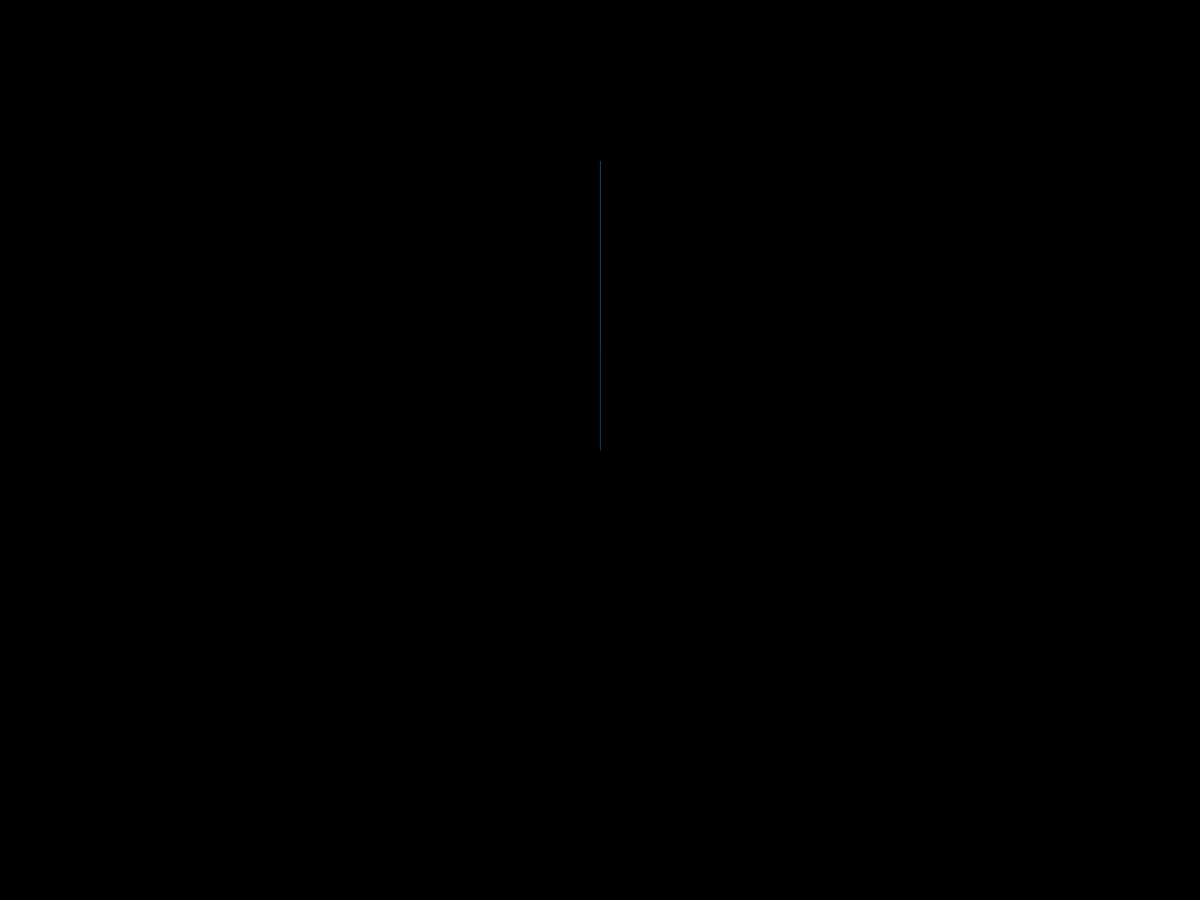
Frame 1 (no input)
Frame 60 (the mouse pressed at the canvas centre just before this capture): identical to frame 1, image omitted
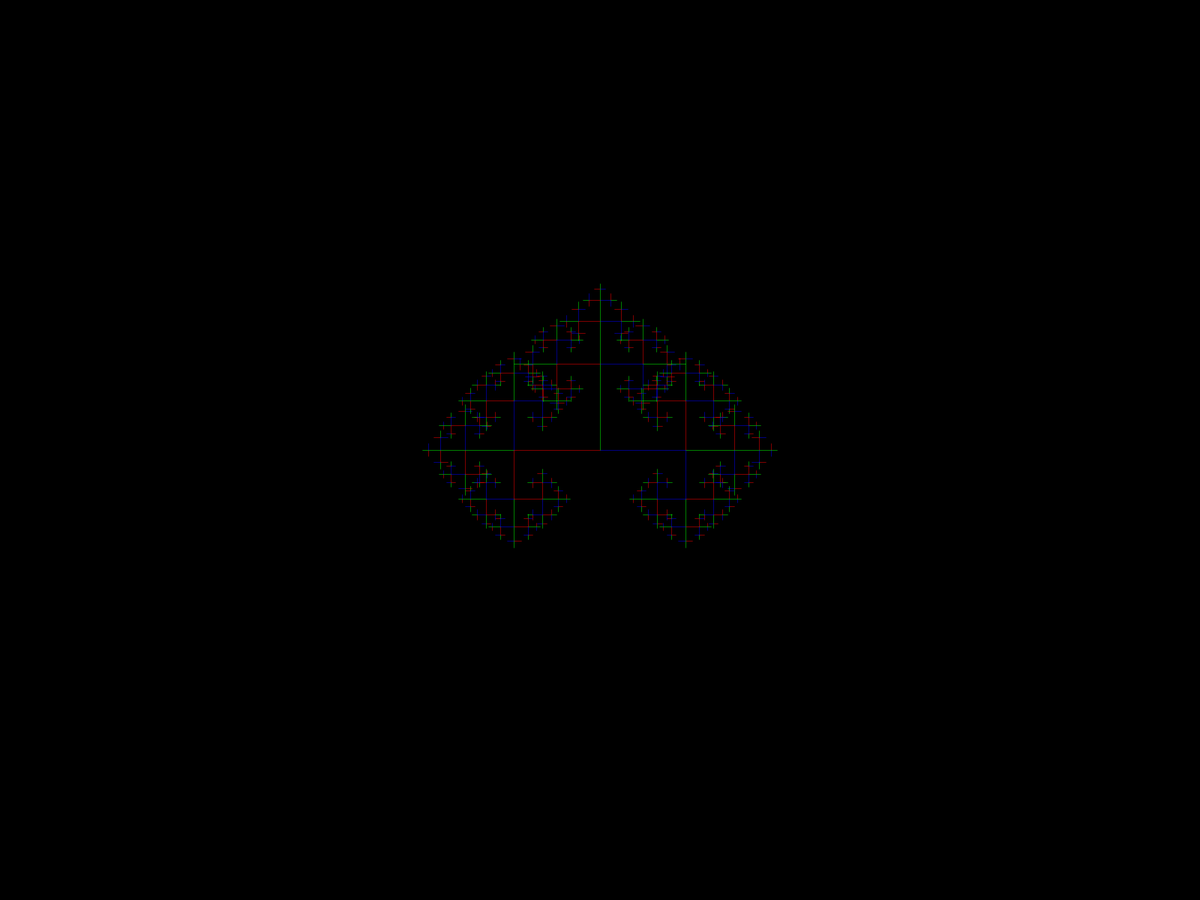
Frame 120 (the mouse held since frame 60 and released just before this capture)

The Processing sketch that drew these frames (run headless with seeded random() and noise(); from frame 60 on, the mouse is pressed at the canvas centre):

// Processing sketch: Fractal
// ── Fractal.pde
float dAng, dSize;

void setup() {
  fullScreen();
  strokeWeight(0.5);
}

void draw() {
  background(0);
  dAng = map(mouseX, 0, width, 0, PI);
  dSize = map(mouseY, 0, height, 1.5, 2);
  branch(width / 2, height / 2, 200 / dSize, -PI / 2);
}

void branch(float x, float y, float size, float ang) {
  stroke(255, 0, 0);
  line(x, y, x + cos(ang - dAng) * size, y + sin(ang - dAng) * size);
  stroke(0, 255, 0);
  line(x, y, x + cos(ang) * size, y + sin(ang) * size);
  stroke(0, 0, 255);
  line(x, y, x + cos(ang + dAng) * size, y + sin(ang + dAng) * size);

  if (size > 10) {
    branch(x + cos(ang - dAng) * size, y + sin(ang - dAng) * size, size / dSize, ang - dAng);
    branch(x + cos(ang) * size, y + sin(ang) * size, size / 2, ang);
    branch(x + cos(ang + dAng) * size, y + sin(ang + dAng) * size, size / dSize, ang + dAng);
  }
}
